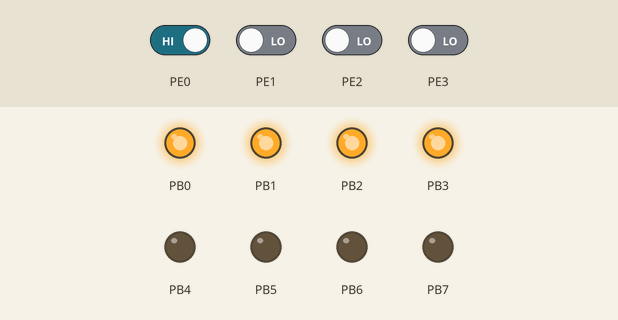
Bench run of a program on a simulated ATmega128, built with avr-gcc and emulated at 16 MHz. Parts: output pins drawn as LEDs (lit = HIGH). The inputs (shaded band) are chosen by the test bench; at power-on: PE0 HIGH, PE1–3 LOW.

Above: at 1.2 s.
1.3 s: PE0 driven LOW
At 2.0 s:
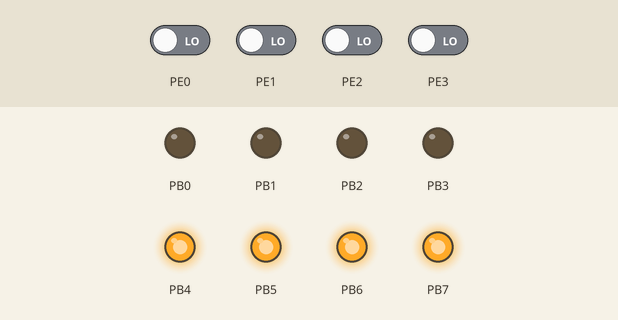
2.8 s: PE0 driven HIGH
At 3.1 s:
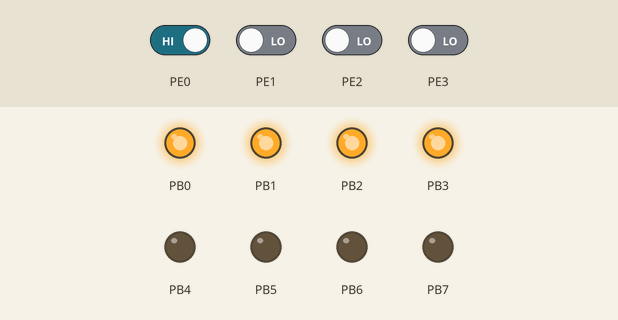
4.3 s: PE1 driven HIGH
At 5.4 s:
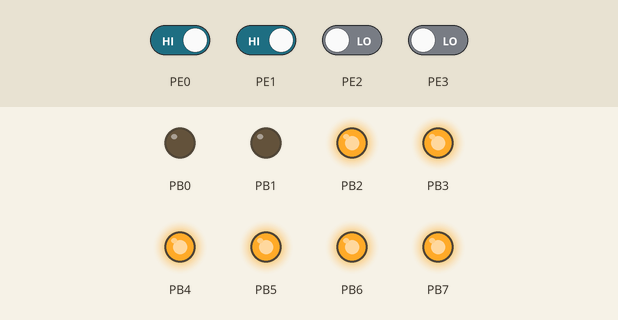
5.8 s: PE2 driven HIGH
At 6.6 s:
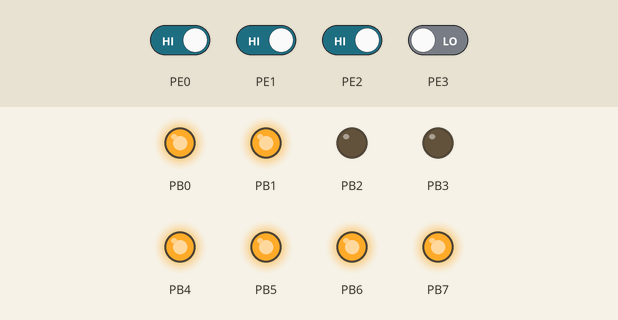
7.3 s: PE2 driven LOW
At 7.7 s:
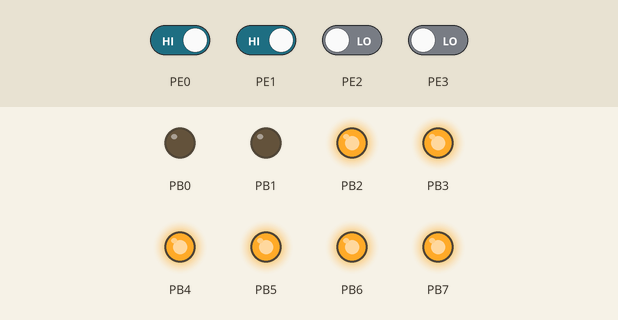
Timing chart, 0 to 9.8 s (numbered marks = the images above; inputs shaded):
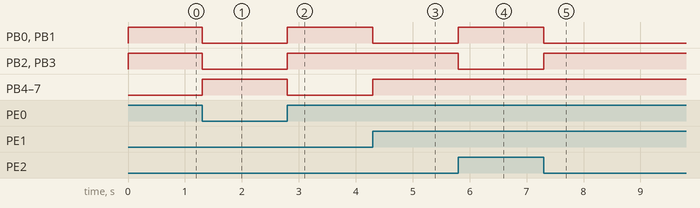

Measured:
- after the input at 1.3 s, PB0–3: HIGH → LOW at once; PB4–7: LOW → HIGH at once
- after the input at 2.8 s, PB0–3: LOW → HIGH at once; PB4–7: HIGH → LOW at once
- after the input at 4.3 s, PB0, PB1: HIGH → LOW at once; PB4–7: LOW → HIGH at once
- after the input at 5.8 s, PB0, PB1: LOW → HIGH at once; PB2, PB3: HIGH → LOW at once
- after the input at 7.3 s, PB0, PB1: HIGH → LOW at once; PB2, PB3: LOW → HIGH at once

The program:

main.c
```c
#include <avr/io.h>


int main(void)
{
	DDRB = 0xFF;
	PORTB = 0xFF;
	DDRE = 0x00;

	while (1)
	{
		if((PINE&0x01)==0x00) PORTB = 0xF0;
		else if((PINE&0x02)==0x00) PORTB = 0x0F;
		else if((PINE&0x04)==0x00) PORTB = 0xFC;
		else if((PINE&0x08)==0x00) PORTB = 0xF3;
		else if((PINE&0x10)==0x00) PORTB = 0xCF;
		else if((PINE&0x20)==0x00) PORTB = 0x3F;
		else if((PINE&0x40)==0x00) PORTB = 0xAA;
		else if((PINE&0x80)==0x00) PORTB = 0x55;
		else PORTB = 0xFF;
	}
	return 0;
}
```
